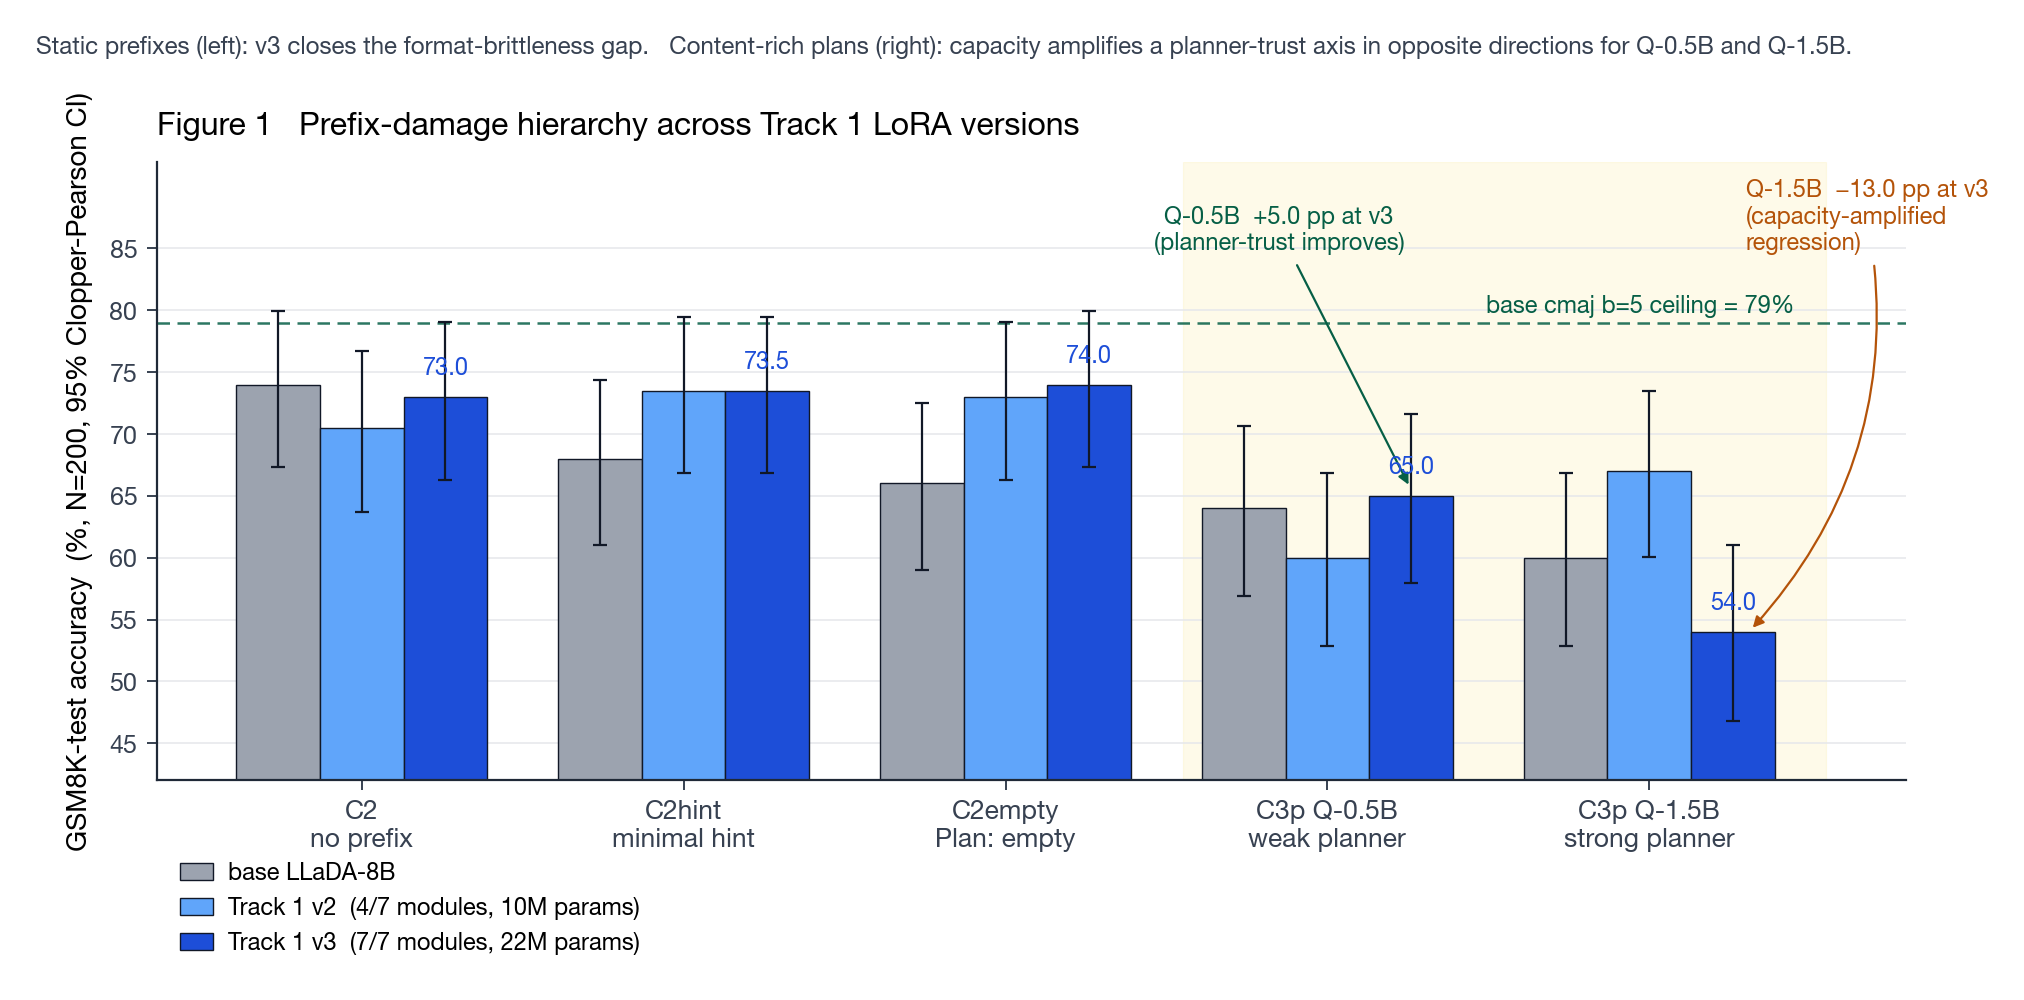

Here is the Python script that generated this plot:
"""Figure 1 — Prefix-damage hierarchy across Track 1 LoRA versions.

Five conditions × three model variants (base, Track 1 v2 4/7-modules,
Track 1 v3 7/7-modules), grouped bars with Clopper-Pearson 95% CI
whiskers. Annotates the Q-0.5B / Q-1.5B *capacity-amplified* inversion
finding from `e2/RESULTS_TRACK1.md`. cmaj ceiling shown.

Numbers are pulled verbatim from `scripts/binom_ci.py` (HEADLINE list)
and the Track-1 results table; binomial CIs are recomputed here so the
figure does not require touching the source script.

Outputs:
  phase2/figures/fig1_prefix_hierarchy.png
  phase2/figures/fig1_prefix_hierarchy.pdf
"""

from __future__ import annotations

import sys
from pathlib import Path

import matplotlib.pyplot as plt
import numpy as np
from scipy.stats import binomtest

REPO_ROOT = Path(__file__).resolve().parents[2]
HERE = Path(__file__).resolve().parent
sys.path.insert(0, str(HERE))
from palette import PALETTE  # noqa: E402

plt.style.use(str(HERE / "sfumato.mplstyle"))

OUT_DIR = HERE
RNG_SEED = 0  # deterministic; nothing random here but pinned for hygiene


# ---------------------------------------------------------------------------
# Data — (k, n) per cell, sourced from scripts/binom_ci.py HEADLINE list.
# Order matches the 5-condition layout in e2/RESULTS_TRACK1.md.
# ---------------------------------------------------------------------------
N = 200

CONDS = [
    ("C2",        "no prefix"),
    ("C2hint",    "minimal hint"),
    ("C2empty",   "Plan: empty"),
    ("C3p Q-0.5B", "weak planner"),
    ("C3p Q-1.5B", "strong planner"),
]

# k for each (variant, cond)
DATA_K = {
    "base": [148, 136, 132, 128, 120],   # 74 / 68 / 66 / 64 / 60
    "v2":   [141, 147, 146, 120, 134],   # 70.5 / 73.5 / 73.0 / 60.0 / 67.0
    "v3":   [146, 147, 148, 130, 108],   # 73.0 / 73.5 / 74.0 / 65.0 / 54.0
}

# Reference: cmaj b=5 ceiling on test set (apples-to-apples baseline).
# Track-1 v3 cmaj on test = 79.5%; base test cmaj = 79.0%. We draw the
# base-cmaj ceiling as the meaningful reference (the others' cmaj numbers
# are footnoted in caption).
CMAJ_CEILING = 79.0   # %, base test cmaj b=5 (RESULTS_TRACK1.md)

VARIANT_LABELS = {
    "base": "base LLaDA-8B",
    "v2":   "Track 1 v2  (4/7 modules, 10M params)",
    "v3":   "Track 1 v3  (7/7 modules, 22M params)",
}


def cp_ci(k: int, n: int) -> tuple[float, float, float]:
    """Clopper-Pearson 95% CI; returns (pct, lo_pct, hi_pct)."""
    r = binomtest(k, n).proportion_ci(method="exact")
    return 100 * k / n, 100 * r.low, 100 * r.high


def draw() -> None:
    np.random.seed(RNG_SEED)

    pcts = {v: [cp_ci(k, N)[0] for k in DATA_K[v]] for v in DATA_K}
    cis = {v: [cp_ci(k, N) for k in DATA_K[v]] for v in DATA_K}

    x = np.arange(len(CONDS))
    bw = 0.26  # bar width

    fig, ax = plt.subplots(figsize=(10.0, 5.6))

    variants = ["base", "v2", "v3"]
    colors = [PALETTE.base, PALETTE.v2, PALETTE.v3]
    offsets = [-bw, 0.0, +bw]
    for v, c, off in zip(variants, colors, offsets):
        ys = pcts[v]
        bars = ax.bar(
            x + off, ys, bw,
            color=c, edgecolor=PALETTE.ink, linewidth=0.5,
            label=VARIANT_LABELS[v],
            zorder=2,
        )
        # CI whiskers (Clopper-Pearson exact)
        lows = [pcts[v][i] - cis[v][i][1] for i in range(len(CONDS))]
        highs = [cis[v][i][2] - pcts[v][i] for i in range(len(CONDS))]
        ax.errorbar(
            x + off, ys, yerr=[lows, highs],
            fmt="none", ecolor=PALETTE.ink, elinewidth=0.8,
            capsize=2.5, capthick=0.8, zorder=3,
        )

    # Numeric labels above v3 bars (the headline column).
    for i, val in enumerate(pcts["v3"]):
        ax.text(
            x[i] + bw, val + 1.4, f"{val:.1f}",
            ha="center", va="bottom", fontsize=8.5,
            color=PALETTE.v3, fontweight="semibold", zorder=4,
        )

    # cmaj ceiling reference line
    ax.axhline(
        CMAJ_CEILING, color=PALETTE.ok, lw=0.9, ls=(0, (5, 3)),
        alpha=0.85, zorder=1,
    )
    ax.text(
        len(CONDS) - 0.55, CMAJ_CEILING + 0.4,
        f"base cmaj b=5 ceiling = {CMAJ_CEILING:.0f}%",
        ha="right", va="bottom", fontsize=8.5, color=PALETTE.ok,
    )

    # ---- Annotations: Q-0.5B / Q-1.5B capacity-amplified inversion ----
    # v2 → v3 deltas (pp): Q-0.5B = +5.0 (60.0 → 65.0), Q-1.5B = -13.0 (67.0 → 54.0)
    ax.annotate(
        "Q-0.5B  +5.0 pp at v3\n(planner-trust improves)",
        xy=(3 + bw, pcts["v3"][3] + 0.5),
        xytext=(2.85, 84.5),
        fontsize=8.5, color=PALETTE.ok,
        ha="center", va="bottom",
        arrowprops=dict(
            arrowstyle="-|>", color=PALETTE.ok, lw=0.8,
            shrinkA=2, shrinkB=2, mutation_scale=8,
        ),
    )
    ax.annotate(
        "Q-1.5B  −13.0 pp at v3\n(capacity-amplified\nregression)",
        xy=(4 + bw + 0.05, pcts["v3"][4]),
        xytext=(4.30, 84.5),
        fontsize=8.5, color=PALETTE.warn, fontweight="semibold",
        ha="left", va="bottom",
        arrowprops=dict(
            arrowstyle="-|>", color=PALETTE.warn, lw=0.8,
            shrinkA=2, shrinkB=2, mutation_scale=8,
            connectionstyle="arc3,rad=-0.25",
        ),
    )
    # Highlight the inversion zone with a pale background fill.
    ax.axvspan(2.55, 4.55, color=PALETTE.warn_soft, alpha=0.18, zorder=0)

    # ---- Axes / labels ----
    ax.set_xticks(x)
    ax.set_xticklabels(
        [f"{c[0]}\n{c[1]}" for c in CONDS],
        fontsize=9.5,
    )
    ax.set_ylabel("GSM8K-test accuracy  (%, N=200, 95% Clopper-Pearson CI)")
    ax.set_ylim(42, 92)
    ax.set_yticks(np.arange(45, 86, 5))
    ax.legend(
        loc="lower left", fontsize=8.5, ncol=1, frameon=False,
        bbox_to_anchor=(0.0, -0.32),
    )
    ax.set_title(
        "Figure 1   Prefix-damage hierarchy across Track 1 LoRA versions",
    )
    fig.text(
        0.0, 0.965,
        "Static prefixes (left): v3 closes the format-brittleness gap.   "
        "Content-rich plans (right): capacity amplifies a planner-trust axis "
        "in opposite directions for Q-0.5B and Q-1.5B.",
        fontsize=8.7, color=PALETTE.sub, ha="left", va="bottom",
        transform=fig.transFigure,
    )

    fig.tight_layout(rect=(0.0, 0.06, 1.0, 0.945))
    for ext in ("pdf", "png"):
        out = OUT_DIR / f"fig1_prefix_hierarchy.{ext}"
        fig.savefig(out)
        print(f"  wrote {out.relative_to(REPO_ROOT)}")
    plt.close(fig)


def main() -> int:
    draw()
    return 0


if __name__ == "__main__":
    raise SystemExit(main())
